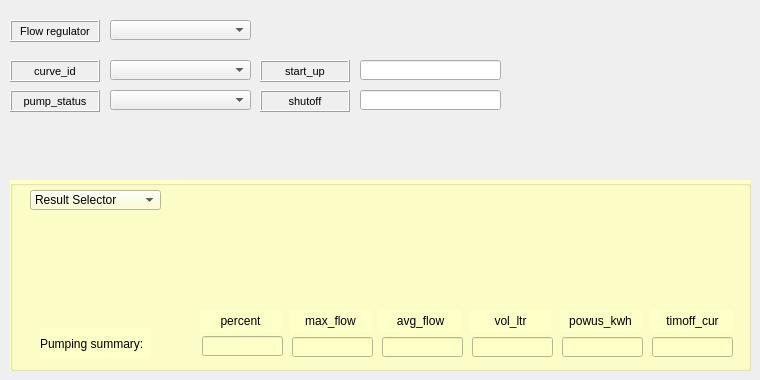
     <widget class="QWidget" name="tab">
      <attribute name="title">
       <string>Pump</string>
      </attribute>
      <widget class="QComboBox" name="comboBox_73">
       <property name="geometry">
        <rect>
         <x>110</x>
         <y>60</y>
         <width>141</width>
         <height>20</height>
        </rect>
       </property>
      </widget>
      <widget class="QComboBox" name="comboBox_74">
       <property name="geometry">
        <rect>
         <x>110</x>
         <y>90</y>
         <width>141</width>
         <height>20</height>
        </rect>
       </property>
      </widget>
      <widget class="QGroupBox" name="groupBox_16">
       <property name="geometry">
        <rect>
         <x>10</x>
         <y>180</y>
         <width>741</width>
         <height>191</height>
        </rect>
       </property>
       <property name="autoFillBackground">
        <bool>false</bool>
       </property>
       <property name="styleSheet">
        <string notr="true">background-color: rgb(255, 255, 200);</string>
       </property>
       <property name="title">
        <string/>
       </property>
       <widget class="QComboBox" name="comboBox_68">
        <property name="geometry">
         <rect>
          <x>20</x>
          <y>10</y>
          <width>131</width>
          <height>20</height>
         </rect>
        </property>
        <item>
         <property name="text">
          <string>Result Selector</string>
         </property>
        </item>
       </widget>
       <widget class="QLabel" name="label_powus_kwh">
        <property name="geometry">
         <rect>
          <x>550</x>
          <y>130</y>
          <width>81</width>
          <height>22</height>
         </rect>
        </property>
        <property name="font">
         <font>
          <pointsize>9</pointsize>
         </font>
        </property>
        <property name="frameShape">
         <enum>QFrame::NoFrame</enum>
        </property>
        <property name="frameShadow">
         <enum>QFrame::Plain</enum>
        </property>
        <property name="text">
         <string>powus_kwh</string>
        </property>
        <property name="textFormat">
         <enum>Qt::AutoText</enum>
        </property>
        <property name="scaledContents">
         <bool>false</bool>
        </property>
        <property name="alignment">
         <set>Qt::AlignCenter</set>
        </property>
        <property name="margin">
         <number>3</number>
        </property>
       </widget>
       <widget class="QLabel" name="label_vol_ltr">
        <property name="geometry">
         <rect>
          <x>460</x>
          <y>130</y>
          <width>81</width>
          <height>22</height>
         </rect>
        </property>
        <property name="font">
         <font>
          <pointsize>9</pointsize>
         </font>
        </property>
        <property name="frameShape">
         <enum>QFrame::NoFrame</enum>
        </property>
        <property name="frameShadow">
         <enum>QFrame::Plain</enum>
        </property>
        <property name="text">
         <string>vol_ltr</string>
        </property>
        <property name="textFormat">
         <enum>Qt::AutoText</enum>
        </property>
        <property name="scaledContents">
         <bool>false</bool>
        </property>
        <property name="alignment">
         <set>Qt::AlignCenter</set>
        </property>
        <property name="margin">
         <number>3</number>
        </property>
       </widget>
       <widget class="QLineEdit" name="lineEdit_263">
        <property name="geometry">
         <rect>
          <x>552</x>
          <y>157</y>
          <width>81</width>
          <height>20</height>
         </rect>
        </property>
        <property name="text">
         <string/>
        </property>
       </widget>
       <widget class="QLineEdit" name="lineEdit_276">
        <property name="geometry">
         <rect>
          <x>372</x>
          <y>157</y>
          <width>81</width>
          <height>20</height>
         </rect>
        </property>
        <property name="text">
         <string/>
        </property>
       </widget>
       <widget class="QLineEdit" name="lineEdit_277">
        <property name="geometry">
         <rect>
          <x>462</x>
          <y>157</y>
          <width>81</width>
          <height>20</height>
         </rect>
        </property>
        <property name="text">
         <string/>
        </property>
       </widget>
       <widget class="QLineEdit" name="lineEdit_278">
        <property name="geometry">
         <rect>
          <x>642</x>
          <y>157</y>
          <width>81</width>
          <height>20</height>
         </rect>
        </property>
        <property name="text">
         <string/>
        </property>
       </widget>
       <widget class="QLabel" name="label_max_flow_2">
        <property name="geometry">
         <rect>
          <x>280</x>
          <y>130</y>
          <width>81</width>
          <height>22</height>
         </rect>
        </property>
        <property name="font">
         <font>
          <pointsize>9</pointsize>
         </font>
        </property>
        <property name="frameShape">
         <enum>QFrame::NoFrame</enum>
        </property>
        <property name="frameShadow">
         <enum>QFrame::Plain</enum>
        </property>
        <property name="text">
         <string>max_flow</string>
        </property>
        <property name="textFormat">
         <enum>Qt::AutoText</enum>
        </property>
        <property name="scaledContents">
         <bool>false</bool>
        </property>
        <property name="alignment">
         <set>Qt::AlignCenter</set>
        </property>
        <property name="margin">
         <number>3</number>
        </property>
       </widget>
       <widget class="QLabel" name="label_pumping_summary">
        <property name="geometry">
         <rect>
          <x>30</x>
          <y>148</y>
          <width>111</width>
          <height>31</height>
         </rect>
        </property>
        <property name="font">
         <font>
          <pointsize>9</pointsize>
         </font>
        </property>
        <property name="frameShape">
         <enum>QFrame::NoFrame</enum>
        </property>
        <property name="frameShadow">
         <enum>QFrame::Plain</enum>
        </property>
        <property name="text">
         <string>Pumping summary:</string>
        </property>
        <property name="textFormat">
         <enum>Qt::AutoText</enum>
        </property>
        <property name="scaledContents">
         <bool>false</bool>
        </property>
        <property name="alignment">
         <set>Qt::AlignLeading|Qt::AlignLeft|Qt::AlignVCenter</set>
        </property>
        <property name="wordWrap">
         <bool>true</bool>
        </property>
        <property name="margin">
         <number>3</number>
        </property>
       </widget>
       <widget class="QLabel" name="label_timoff_cur">
        <property name="geometry">
         <rect>
          <x>642</x>
          <y>130</y>
          <width>81</width>
          <height>22</height>
         </rect>
        </property>
        <property name="font">
         <font>
          <pointsize>9</pointsize>
         </font>
        </property>
        <property name="frameShape">
         <enum>QFrame::NoFrame</enum>
        </property>
        <property name="frameShadow">
         <enum>QFrame::Plain</enum>
        </property>
        <property name="text">
         <string>timoff_cur</string>
        </property>
        <property name="textFormat">
         <enum>Qt::AutoText</enum>
        </property>
        <property name="scaledContents">
         <bool>false</bool>
        </property>
        <property name="alignment">
         <set>Qt::AlignCenter</set>
        </property>
        <property name="margin">
         <number>3</number>
        </property>
       </widget>
       <widget class="QLineEdit" name="lineEdit_279">
        <property name="geometry">
         <rect>
          <x>282</x>
          <y>157</y>
          <width>81</width>
          <height>20</height>
         </rect>
        </property>
        <property name="text">
         <string/>
        </property>
       </widget>
       <widget class="QLineEdit" name="lineEdit_280">
        <property name="geometry">
         <rect>
          <x>192</x>
          <y>156</y>
          <width>81</width>
          <height>20</height>
         </rect>
        </property>
        <property name="text">
         <string/>
        </property>
       </widget>
       <widget class="QLabel" name="label_percent">
        <property name="geometry">
         <rect>
          <x>190</x>
          <y>130</y>
          <width>81</width>
          <height>22</height>
         </rect>
        </property>
        <property name="font">
         <font>
          <pointsize>9</pointsize>
         </font>
        </property>
        <property name="frameShape">
         <enum>QFrame::NoFrame</enum>
        </property>
        <property name="frameShadow">
         <enum>QFrame::Plain</enum>
        </property>
        <property name="text">
         <string>percent</string>
        </property>
        <property name="textFormat">
         <enum>Qt::AutoText</enum>
        </property>
        <property name="scaledContents">
         <bool>false</bool>
        </property>
        <property name="alignment">
         <set>Qt::AlignCenter</set>
        </property>
        <property name="margin">
         <number>3</number>
        </property>
       </widget>
       <widget class="QLabel" name="label_avg_flow_2">
        <property name="geometry">
         <rect>
          <x>370</x>
          <y>130</y>
          <width>81</width>
          <height>22</height>
         </rect>
        </property>
        <property name="font">
         <font>
          <pointsize>9</pointsize>
         </font>
        </property>
        <property name="frameShape">
         <enum>QFrame::NoFrame</enum>
        </property>
        <property name="frameShadow">
         <enum>QFrame::Plain</enum>
        </property>
        <property name="text">
         <string>avg_flow</string>
        </property>
        <property name="textFormat">
         <enum>Qt::AutoText</enum>
        </property>
        <property name="scaledContents">
         <bool>false</bool>
        </property>
        <property name="alignment">
         <set>Qt::AlignCenter</set>
        </property>
        <property name="margin">
         <number>3</number>
        </property>
       </widget>
      </widget>
      <widget class="QLabel" name="label_start_up">
       <property name="geometry">
        <rect>
         <x>260</x>
         <y>60</y>
         <width>90</width>
         <height>22</height>
        </rect>
       </property>
       <property name="font">
        <font>
         <pointsize>8</pointsize>
        </font>
       </property>
       <property name="frameShape">
        <enum>QFrame::Box</enum>
       </property>
       <property name="frameShadow">
        <enum>QFrame::Raised</enum>
       </property>
       <property name="text">
        <string>start_up</string>
       </property>
       <property name="alignment">
        <set>Qt::AlignCenter</set>
       </property>
       <property name="margin">
        <number>3</number>
       </property>
      </widget>
      <widget class="QLabel" name="label_shutoff">
       <property name="enabled">
        <bool>true</bool>
       </property>
       <property name="geometry">
        <rect>
         <x>260</x>
         <y>90</y>
         <width>90</width>
         <height>22</height>
        </rect>
       </property>
       <property name="sizePolicy">
        <sizepolicy hsizetype="Preferred" vsizetype="Preferred">
         <horstretch>0</horstretch>
         <verstretch>0</verstretch>
        </sizepolicy>
       </property>
       <property name="font">
        <font>
         <pointsize>8</pointsize>
        </font>
       </property>
       <property name="statusTip">
        <string/>
       </property>
       <property name="accessibleName">
        <string/>
       </property>
       <property name="layoutDirection">
        <enum>Qt::LeftToRight</enum>
       </property>
       <property name="autoFillBackground">
        <bool>false</bool>
       </property>
       <property name="inputMethodHints">
        <set>Qt::ImhNone</set>
       </property>
       <property name="frameShape">
        <enum>QFrame::Box</enum>
       </property>
       <property name="frameShadow">
        <enum>QFrame::Raised</enum>
       </property>
       <property name="lineWidth">
        <number>1</number>
       </property>
       <property name="midLineWidth">
        <number>0</number>
       </property>
       <property name="text">
        <string>shutoff</string>
       </property>
       <property name="alignment">
        <set>Qt::AlignCenter</set>
       </property>
       <property name="wordWrap">
        <bool>false</bool>
       </property>
       <property name="margin">
        <number>3</number>
       </property>
      </widget>
      <widget class="QLabel" name="label_pump_status">
       <property name="geometry">
        <rect>
         <x>10</x>
         <y>90</y>
         <width>90</width>
         <height>22</height>
        </rect>
       </property>
       <property name="font">
        <font>
         <pointsize>8</pointsize>
        </font>
       </property>
       <property name="frameShape">
        <enum>QFrame::Box</enum>
       </property>
       <property name="frameShadow">
        <enum>QFrame::Raised</enum>
       </property>
       <property name="text">
        <string>pump_status</string>
       </property>
       <property name="alignment">
        <set>Qt::AlignCenter</set>
       </property>
       <property name="margin">
        <number>3</number>
       </property>
      </widget>
      <widget class="QLabel" name="label_curve_id_3">
       <property name="geometry">
        <rect>
         <x>10</x>
         <y>60</y>
         <width>90</width>
         <height>22</height>
        </rect>
       </property>
       <property name="font">
        <font>
         <pointsize>8</pointsize>
        </font>
       </property>
       <property name="frameShape">
        <enum>QFrame::Box</enum>
       </property>
       <property name="frameShadow">
        <enum>QFrame::Raised</enum>
       </property>
       <property name="text">
        <string>curve_id</string>
       </property>
       <property name="alignment">
        <set>Qt::AlignCenter</set>
       </property>
       <property name="margin">
        <number>3</number>
       </property>
      </widget>
      <widget class="QLineEdit" name="lineEdit_249">
       <property name="geometry">
        <rect>
         <x>360</x>
         <y>90</y>
         <width>141</width>
         <height>20</height>
        </rect>
       </property>
       <property name="text">
        <string/>
       </property>
      </widget>
      <widget class="QLineEdit" name="lineEdit_248">
       <property name="geometry">
        <rect>
         <x>360</x>
         <y>60</y>
         <width>141</width>
         <height>20</height>
        </rect>
       </property>
       <property name="text">
        <string/>
       </property>
      </widget>
      <widget class="QLabel" name="label_flow_regulator">
       <property name="geometry">
        <rect>
         <x>10</x>
         <y>20</y>
         <width>90</width>
         <height>22</height>
        </rect>
       </property>
       <property name="font">
        <font>
         <pointsize>8</pointsize>
        </font>
       </property>
       <property name="frameShape">
        <enum>QFrame::Box</enum>
       </property>
       <property name="frameShadow">
        <enum>QFrame::Raised</enum>
       </property>
       <property name="text">
        <string>Flow regulator</string>
       </property>
       <property name="alignment">
        <set>Qt::AlignCenter</set>
       </property>
       <property name="margin">
        <number>3</number>
       </property>
      </widget>
      <widget class="QComboBox" name="comboBox_75">
       <property name="geometry">
        <rect>
         <x>110</x>
         <y>20</y>
         <width>141</width>
         <height>20</height>
        </rect>
       </property>
      </widget>
     </widget>
